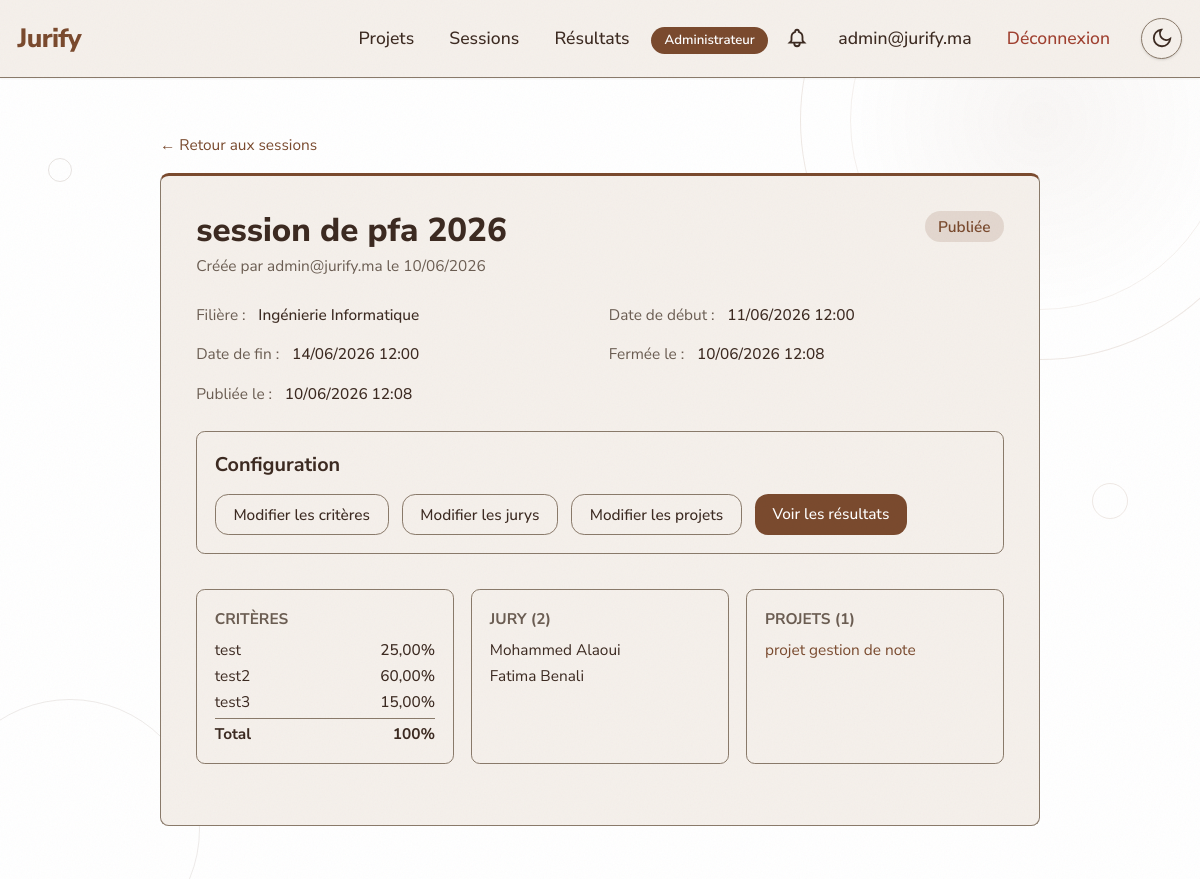
/sessions/2/ (signed in), run on the app's committed database.
### website/models.py (models this page shows, shortened)
class CustomUser(AbstractUser):
    class Role(models.TextChoices):
        ADMIN = 'ADMIN', 'Administrateur'
        JURY = 'JURY', 'Membre du Jury'
        PRESIDENT_JURY = 'PRESIDENT_JURY', 'Président du Jury'
        STUDENT = 'STUDENT', 'Étudiant'
        GUEST = 'GUEST', 'Invité'
    role = models.CharField(max_length=20, choices=Role.choices, default=Role.STUDENT)
    email = models.EmailField(unique=True)
    failed_login_attempts = models.IntegerField(default=0)
    locked_until = models.DateTimeField(null=True, blank=True)
    USERNAME_FIELD = 'email'
    REQUIRED_FIELDS = ['username']
    class Meta:
        verbose_name = 'Utilisateur'
        verbose_name_plural = 'Utilisateurs'

class SessionVote(models.Model):
    class Status(models.TextChoices):
        PLANNED = 'PLANNED', 'Planifiée'
        OPEN = 'OPEN', 'Ouverte'
        CLOSED = 'CLOSED', 'Fermée'
        PUBLISHED = 'PUBLISHED', 'Publiée'
    nom = models.CharField('Nom', max_length=200)
    date_debut = models.DateTimeField('Date de début')
    date_fin = models.DateTimeField('Date de fin')
    filiere = models.CharField('Filière', max_length=5, choices=Projet.Filiere.choices)
    status = models.CharField('Statut', max_length=20, choices=Status.choices, default=Status.PLANNED)
    created_by = models.ForeignKey(
        CustomUser, on_delete=models.CASCADE, related_name='sessions_created',
        verbose_name='Créée par'
    )
    projets = models.ManyToManyField(
        Projet, related_name='sessions', blank=True, verbose_name='Projets'
    )
    jury = models.ManyToManyField(
        CustomUser, related_name='sessions_jury', blank=True, verbose_name='Membres du jury'
    )
    created_at = models.DateTimeField('Créée le', auto_now_add=True)
    updated_at = models.DateTimeField('Modifiée le', auto_now=True)
    closed_at = models.DateTimeField('Fermée le', null=True, blank=True)
    published_at = models.DateTimeField('Publiée le', null=True, blank=True)
    closed_by = models.ForeignKey(
        CustomUser, on_delete=models.SET_NULL, null=True, blank=True,
        related_name='sessions_closed', verbose_name='Fermée par'
    )
    published_by = models.ForeignKey(
        CustomUser, on_delete=models.SET_NULL, null=True, blank=True,
        related_name='sessions_published', verbose_name='Publiée par'
    )
    class Meta:
        verbose_name = 'Session de vote'
        verbose_name_plural = 'Sessions de vote'
        ordering = ['-date_debut']
    def poids_total(self):
        from django.db.models import Sum
        return self.criteres.aggregate(total=Sum('poids'))['total'] or 0

class Critere(models.Model):
    nom = models.CharField('Nom', max_length=100)
    poids = models.DecimalField('Poids (%)', max_digits=5, decimal_places=2,
                                help_text='Poids en pourcentage')
    note_max = models.DecimalField('Note maximale', max_digits=5, decimal_places=2, default=20)
    session = models.ForeignKey(
        SessionVote, on_delete=models.CASCADE, related_name='criteres',
        verbose_name='Session'
    )
    class Meta:
        verbose_name = 'Critère'
        verbose_name_plural = 'Critères'
        ordering = ['nom']

class Projet(models.Model):
    class Status(models.TextChoices):
        DRAFT = 'DRAFT', 'Brouillon'
        SUBMITTED = 'SUBMITTED', 'Soumis'
        VALIDATED = 'VALIDATED', 'Validé'
        REJECTED = 'REJECTED', 'Rejeté'
    class Filiere(models.TextChoices):
        IR = 'IR', 'Ingénierie Informatique'
        IIR = 'IIR', 'Ingénierie Informatique et Réseaux'
        GSE = 'GSE', 'Génie des Systèmes Embarqués'
        BI = 'BI', 'Business Intelligence'
    title = models.CharField('Titre', max_length=200)
    description = models.TextField('Description')
    filiere = models.CharField('Filière', max_length=5, choices=Filiere.choices)
    status = models.CharField('Statut', max_length=20, choices=Status.choices, default=Status.DRAFT)
    student = models.ForeignKey(CustomUser, on_delete=models.CASCADE, related_name='projets', verbose_name='Étudiant')
    team_members = models.JSONField('Membres de l\'équipe', default=list, blank=True)
    document = models.FileField('Document', upload_to='projets/', blank=True, null=True)
    created_at = models.DateTimeField('Créé le', auto_now_add=True)
    updated_at = models.DateTimeField('Mis à jour le', auto_now=True)
    submitted_at = models.DateTimeField('Soumis le', null=True, blank=True)
    validated_at = models.DateTimeField('Validé le', null=True, blank=True)
    validated_by = models.ForeignKey(
        CustomUser, on_delete=models.SET_NULL, null=True, blank=True,
        related_name='validations', verbose_name='Validé par'
    )
    rejection_reason = models.TextField('Motif du rejet', blank=True)
    class Meta:
        verbose_name = 'Projet'
        verbose_name_plural = 'Projets'
        ordering = ['-created_at']

### website/views.py (the view)
# urls.py: path('sessions/<int:pk>/', views.session_detail_view, name='session_detail'),
@role_required('ADMIN')
def session_detail_view(request, pk):
    session = get_object_or_404(SessionVote, pk=pk)
    return render(request, 'session_detail.html', {
        'session': session,
        'title': session.nom,
    })

### website/templates/session_detail.html (shortened to what this page needs)
{% extends 'base.html' %}
{% load static %}
{% block content %}
<div class="max-w-4xl mx-auto p-6 md:p-12">
    <a href="{% url 'session_list' %}" class="text-[var(--color-accent)] hover:underline text-sm mb-4 inline-block">
        ← Retour aux sessions
    </a>
    <div class="rounded-box card-accent">
        <div class="flex flex-col md:flex-row md:items-start md:justify-between gap-4 mb-6">
            <div>
                <h1 class="text-3xl font-extrabold">{{ session.nom }}</h1>
                <p class="text-sm text-[var(--color-muted)] mt-1">
                    Créée par {{ session.created_by.get_full_name|default:session.created_by.email }}
                    le {{ session.created_at|date:"d/m/Y" }}
                </p>
            </div>
            <span class="text-sm px-3 py-1 rounded-full font-semibold whitespace-nowrap self-start
                {% if session.status == 'OPEN' %}bg-green-100 text-green-700
                {% elif session.status == 'CLOSED' %}bg-orange-100 text-orange-700
                {% elif session.status == 'PUBLISHED' %}bg-blue-100 text-blue-700
                {% else %}bg-gray-100 text-gray-700{% endif %}">
                {{ session.get_status_display }}
            </span>
        </div>
        <div class="grid grid-cols-1 md:grid-cols-2 gap-4 mb-6 text-sm">
            <div>
                <span class="text-[var(--color-muted)]">Filière :</span>
                <span class="font-medium ml-2">{{ session.get_filiere_display }}</span>
            </div>
            <div>
                <span class="text-[var(--color-muted)]">Date de début :</span>
                <span class="font-medium ml-2">{{ session.date_debut|date:"d/m/Y H:i" }}</span>
            </div>
            <div>
                <span class="text-[var(--color-muted)]">Date de fin :</span>
                <span class="font-medium ml-2">{{ session.date_fin|date:"d/m/Y H:i" }}</span>
            </div>
            {% if session.closed_at %}
            <div>
                <span class="text-[var(--color-muted)]">Fermée le :</span>
                <span class="font-medium ml-2">{{ session.closed_at|date:"d/m/Y H:i" }}</span>
            </div>
            {% endif %}
            {% if session.published_at %}
            <div>
                <span class="text-[var(--color-muted)]">Publiée le :</span>
                <span class="font-medium ml-2">{{ session.published_at|date:"d/m/Y H:i" }}</span>
            </div>
            {% endif %}
        </div>
        {% if user.role == 'ADMIN' or user.role == 'PRESIDENT_JURY' %}
            <div class="mb-8 p-4 bg-gray-50 border border-gray-200 rounded-lg">
                <h2 class="text-lg font-bold mb-3">Configuration</h2>
                <div class="flex flex-wrap gap-3">
                    {% if user.role == 'ADMIN' %}
                        <a href="{% url 'session_criteria' pk=session.pk %}" class="px-4 py-2 border border-[var(--color-border)] rounded-xl font-medium hover:bg-[var(--color-secondary)] transition-colors text-sm btn-pop">
                            {% if session.criteres.exists %}Modifier les critères{% else %}Configurer les critères{% endif %}
                        </a>
                        <a href="{% url 'session_assign_jury' pk=session.pk %}" class="px-4 py-2 border border-[var(--color-border)] rounded-xl font-medium hover:bg-[var(--color-secondary)] transition-colors text-sm btn-pop">
                            {% if session.jury.exists %}Modifier les jurys{% else %}Affecter les jurys{% endif %}
                        </a>
                        <a href="{% url 'session_assign_projets' pk=session.pk %}" class="px-4 py-2 border border-[var(--color-border)] rounded-xl font-medium hover:bg-[var(--color-secondary)] transition-colors text-sm btn-pop">
                            {% if session.projets.exists %}Modifier les projets{% else %}Affecter les projets{% endif %}
                        </a>
                    {% endif %}
                    {% if session.status == 'CLOSED' or session.status == 'PUBLISHED' %}
                        <a href="{% url 'session_results' pk=session.pk %}" class="px-4 py-2 bg-blue-600 text-white rounded-xl font-medium hover:opacity-90 transition-opacity text-sm btn-pop">
                            Voir les résultats
                        </a>
                    {% endif %}
                </div>
            </div>
        {% endif %}
        <div class="grid grid-cols-1 md:grid-cols-3 gap-4 mb-6">
            <div class="p-4 border border-[var(--color-border)] rounded-lg">
                <h3 class="font-bold text-sm text-[var(--color-muted)] mb-2">CRITÈRES</h3>
                {% if session.criteres.exists %}
                    <ul class="text-sm space-y-1">
                        {% for critere in session.criteres.all %}
                            <li class="flex justify-between">
                                <span>{{ critere.nom }}</span>
                                <span class="font-medium">{{ critere.poids }}%</span>
                            </li>
                        {% endfor %}
                        <li class="flex justify-between pt-1 border-t border-[var(--color-border)] font-bold">
                            <span>Total</span>
                            <span>{{ session.poids_total }}%</span>
                        </li>
                    </ul>
                {% else %}
                    <p class="text-sm text-[var(--color-muted)]">Aucun critère configuré.</p>
                {% endif %}
            </div>
            <div class="p-4 border border-[var(--color-border)] rounded-lg">
                <h3 class="font-bold text-sm text-[var(--color-muted)] mb-2">JURY ({{ session.jury.count }})</h3>
                {% if session.jury.exists %}
                    <ul class="text-sm space-y-1">
                        {% for membre in session.jury.all %}
                            <li>{{ membre.get_full_name|default:membre.email }}</li>
                        {% endfor %}
                    </ul>
                {% else %}
                    <p class="text-sm text-[var(--color-muted)]">Aucun jury affecté.</p>
                {% endif %}
            </div>
            <div class="p-4 border border-[var(--color-border)] rounded-lg">
                <h3 class="font-bold text-sm text-[var(--color-muted)] mb-2">PROJETS ({{ session.projets.count }})</h3>
                {% if session.projets.exists %}
                    <ul class="text-sm space-y-1">
                        {% for projet in session.projets.all %}
                            <li>
                                <a href="{% url 'project_detail' pk=projet.pk %}" class="text-[var(--color-accent)] hover:underline">
                                    {{ projet.title }}
                                </a>
                            </li>
                        {% endfor %}
                    </ul>
                {% else %}
                    <p class="text-sm text-[var(--color-muted)]">Aucun projet affecté.</p>
                {% endif %}
            </div>
        </div>
    </div>
</div>
{% endblock %}

### website/templates/navbar.html (shortened to what this page needs)
{% load static %}
<nav class="bg-[var(--color-secondary)] p-4 border-b border-[var(--color-border)] flex items-center justify-between shadow-sm">
    <a href="{% url 'home' %}" class="text-2xl font-extrabold tracking-tight text-[var(--color-primary)]">
        Jurify
    </a>
    <ul class="flex items-center space-x-2">
        {% if user.is_authenticated %}
            {% if user.role == 'STUDENT' or user.role == 'ADMIN' %}
                <li>
                    <a href="{% url 'project_list' %}" class="px-3 py-2 hover:bg-[var(--color-border)] rounded-lg transition-colors font-medium">
                        Projets
                    </a>
                </li>
            {% endif %}
            {% if user.role == 'ADMIN' %}
                <li>
                    <a href="{% url 'session_list' %}" class="px-3 py-2 hover:bg-[var(--color-border)] rounded-lg transition-colors font-medium">
                        Sessions
                    </a>
                </li>
            {% endif %}
            <li>
                <a href="{% url 'results_public' %}" class="px-3 py-2 hover:bg-[var(--color-border)] rounded-lg transition-colors font-medium">
                    Résultats
                </a>
            </li>
            <li>
                <span class="px-3 py-1 text-xs font-semibold rounded-full bg-[var(--color-primary)] text-[var(--color-on-primary)]">
                    {{ user.get_role_display }}
                </span>
            </li>
            <li class="relative">
                <a href="{% url 'notifications' %}" class="p-2 hover:bg-[var(--color-border)] rounded-lg transition-colors inline-flex items-center">
                </a>
            </li>
            <li>
                <a href="{% url 'profile' %}" class="px-3 py-2 hover:bg-[var(--color-border)] rounded-lg transition-colors font-medium">
                    {{ user.get_full_name|default:user.email }}
                </a>
            </li>
            <li>
                <a href="{% url 'logout' %}" class="px-3 py-2 text-[var(--color-destructive)] hover:bg-red-50 rounded-lg transition-colors font-medium">
                    Déconnexion
                </a>
            </li>
        {% endif %}
        <li>
            <button onclick="toggleTheme()" id="theme-toggle" class="p-2 bg-[var(--color-secondary)] rounded-full shadow border border-[var(--color-border)] text-[var(--color-foreground)] ml-2">
                <span id="theme-icon-moon">
                    <svg xmlns="http://www.w3.org/2000/svg" class="w-5 h-5" fill="none" viewBox="0 0 24 24" stroke="currentColor" stroke-width="2">
                        <path d="M21 12.79A9 9 0 1 1 11.21 3 7 7 0 0 0 21 12.79z"></path>
                    </svg>
                </span>
            </button>
        </li>
    </ul>
</nav>

### data on the page
CustomUser: role "Administrateur", get_full_name "admin@jurify.ma"
SessionVote: nom "session de pfa 2026", created_by.get_full_name "admin@jurify.ma", created_at "10/06/2026", status "Publiée", filiere "Ingénierie Informatique", date_debut "11/06/2026 12:00", date_fin "14/06/2026 12:00", closed_at "10/06/2026 12:08", published_at "10/06/2026 12:08", poids_total "100", jury.count "2", projets.count "1"
Critere: nom "test", poids "25,00"
Critere: nom "test2", poids "60,00"
Critere: nom "test3", poids "15,00"
CustomUser: get_full_name "Mohammed Alaoui"
CustomUser: get_full_name "Fatima Benali"
Projet: title "projet gestion de note"
